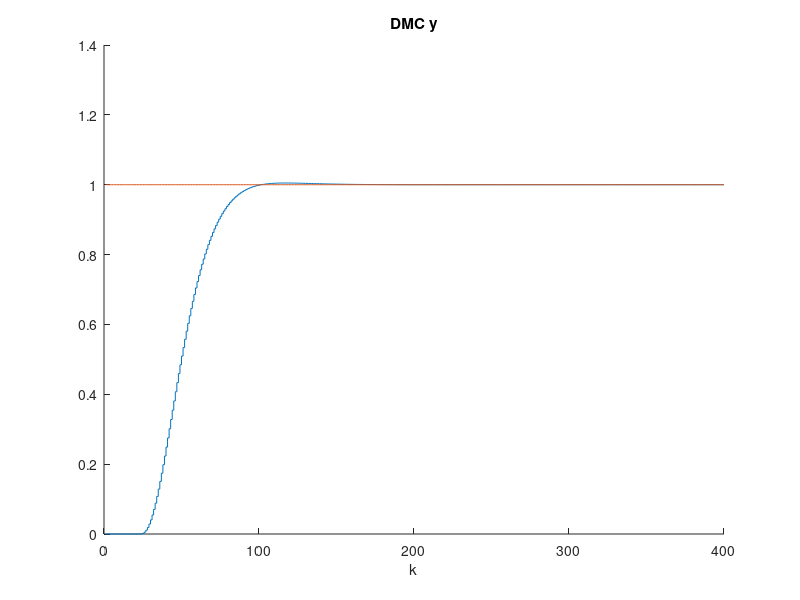
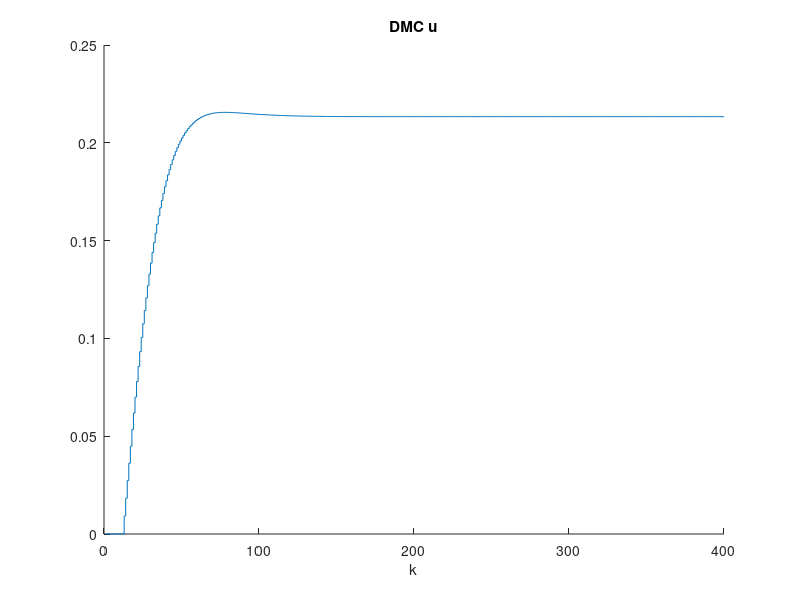

The MATLAB source for these figures, in order:
%Michał Stolarz
%Zad nr 5

%##########Odpowiedź skokowa obiektu###############

kk=400 %koniec symulacji 

x=1:kk
y=zeros(kk,1);
u=zeros(kk,1);

%warunki pocztkowe 
u(1:12)=0; 
y(1:12)=0; 
u(1:12)=1; 
u(13:kk)=1;  

for k=13:kk; %główna petla symulacyjna 
%symulacja obiektu 
     y(k)=1.677*y(k-1)-0.6981*y(k-2)+0.0524*u(k-11)+0.04649*u(k-12); 
end; 


% Wektor z rzędnymi odpowiedzi skokowych obiektu

s = y;

% Horyzonty
D=80

N=18
Nu=1
% Współczynnik kary za przyrosty sterowania

lambda=400; %dla 400 jest ok

% Generacja macierzy

M=zeros(N,Nu);
for i=1:N
   for j=1:Nu
      if (i>=j)
         M(i,j)=s(i-j+1);
      end;
   end;
end;

MP=zeros(N,D-1);
for i=1:N
   for j=1:D-1
      if i+j<=D
         MP(i,j)=s(i+j)-s(j);
      else
         MP(i,j)=s(D)-s(j);
      end;      
   end;
end;

% Obliczanie parametrów regulatora

I=eye(Nu);
K=((M'*M+lambda*I)^-1)*M';

y_zad = ones(kk,1);
y_model = zeros(kk,1);
d_u=zeros(N,1);
d_u_stare = zeros(D,1);
u = zeros(kk,1);

for k=13:kk; %główna petla symulacyjna 
   
   y_model(k)=1.677*y_model(k-1)-0.6981*y_model(k-2)+0.0524*u(k-11)+0.04649*u(k-12); %odpowiedź modelu na sterowanie 
  
   d_u = K*(y_zad(1)*ones(N,1)- y_model(k)*ones(N,1) -MP*d_u_stare(1:D-1)); %zmiana sterowania
   
   d_u_stare(2:end)=d_u_stare(1:end-1);%przesuniecie
   d_u_stare(1) = d_u(1);
   
   u(k)=u(k-1)+d_u(1); %sterowanie
   
end

%wyniki symulacji
figure
hold on
stairs(y_model);
stairs(y_zad) 
title("DMC y");
xlabel("k");
hold off

%wyniki symulacji
figure
hold on
stairs(u);
title("DMC u");
xlabel("k");
hold off